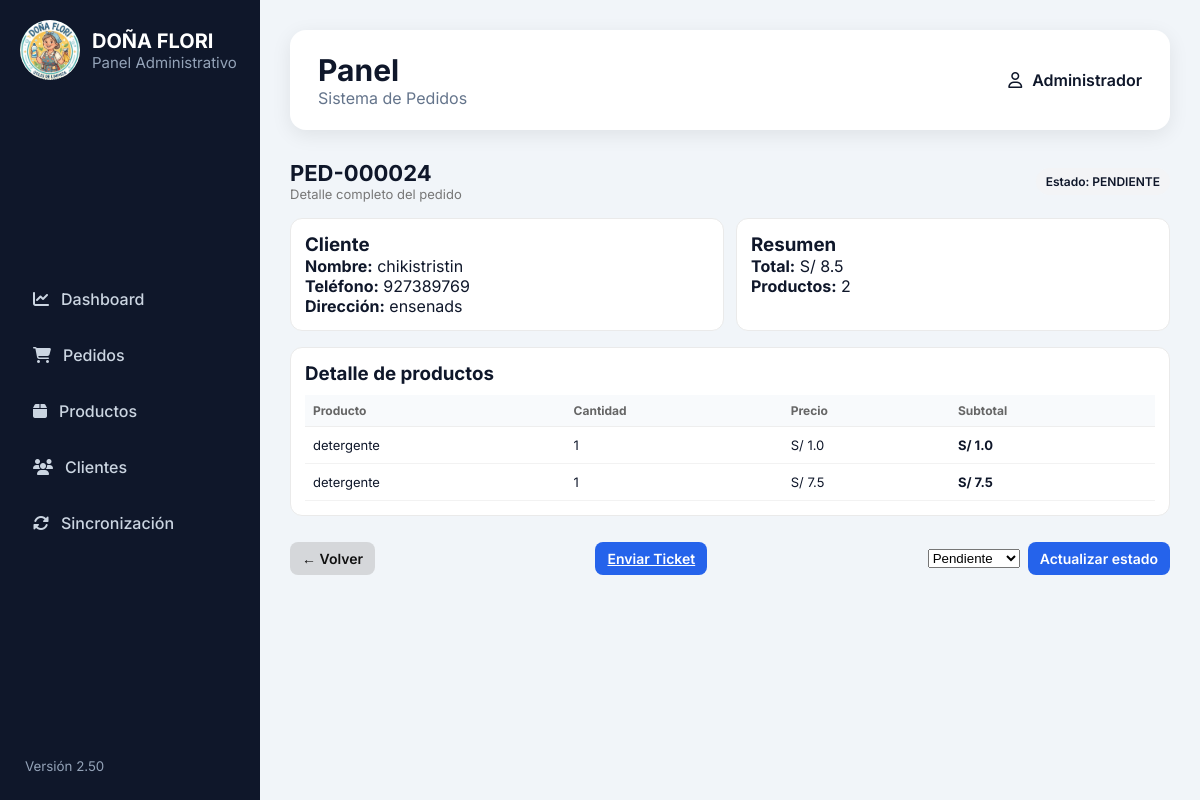
Page /admin/pedido/24 on the committed database.
### tables this page shows
CREATE TABLE pedidos(

            id INTEGER PRIMARY KEY AUTOINCREMENT,

            numero TEXT UNIQUE,

            cliente_id INTEGER,

            fecha TEXT,
                   
            estado TEXT,

            subtotal REAL,

            delivery REAL DEFAULT 0,

            descuento REAL DEFAULT 0,

            total REAL,


            observaciones TEXT,

            fecha_actualizacion TEXT,

            usuario TEXT, tipo_pago TEXT DEFAULT 'Efectivo',

            FOREIGN KEY(cliente_id)
            REFERENCES clientes(id)

        );

CREATE TABLE clientes(

            id INTEGER PRIMARY KEY AUTOINCREMENT,

            nombre TEXT NOT NULL,

            telefono TEXT UNIQUE,

            direccion TEXT,

            referencia TEXT,

            fecha_registro TEXT DEFAULT CURRENT_TIMESTAMP,

            ultima_compra TEXT,

            activo INTEGER DEFAULT 1                   
        );

CREATE TABLE detalle_pedido(

            id INTEGER PRIMARY KEY AUTOINCREMENT,

            pedido_id INTEGER,

            producto_codigo TEXT,

            producto TEXT,

            marca TEXT,

            presentacion TEXT,

            cantidad INTEGER,

            precio_unitario REAL,

            subtotal REAL,

            FOREIGN KEY(pedido_id)
            REFERENCES pedidos(id)

        );

### app.py (the view)
@app.route("/admin/pedido/<int:pedido_id>")
def admin_detalle_pedido(pedido_id):
    pedido = obtener_pedido_completo(pedido_id)
    return render_template(
        "admin/detalle_pedido.html",
        pedido=pedido
    )

### services/database_service.py (called while the page is built)
def conectar():
    conexion = sqlite3.connect(DATABASE)
    conexion.row_factory = sqlite3.Row
    return conexion

### services/pedido_service.py (called while the page is built)
def obtener_pedido_detalle(pedido_id):
    conn = conectar()
    cursor = conn.cursor()
    cursor.execute("""
        SELECT

            producto_codigo,
            producto,
            marca,
            presentacion,
            cantidad,
            precio_unitario,
            subtotal

        FROM detalle_pedido

        WHERE pedido_id = ?

        ORDER BY id
    """, (pedido_id,))
    rows = cursor.fetchall()
    conn.close()
    detalle = []
    for row in rows:
        detalle.append({
            "codigo": row["producto_codigo"],
            "producto": row["producto"],
            "marca": row["marca"],
            "presentacion": row["presentacion"],
            "cantidad": row["cantidad"],
            "precio_unitario": row["precio_unitario"],
            "subtotal": row["subtotal"]
        })
    return detalle

### templates/admin/detalle_pedido.html (shortened to what this page needs)
{% extends "admin/base_admin.html" %}
{% block content %}
<div class="erp-container">
    <div class="erp-header">
        <div>
            <h1 class="erp-title">{{ pedido.numero }}</h1>
            <p class="erp-subtitle">Detalle completo del pedido</p>
        </div>
        <div class="badge-status">
            Estado: {{ pedido.estado }}
        </div>
    </div>
    <div class="erp-grid">
        <div class="erp-card">
            <h3>Cliente</h3>
            <p><strong>Nombre:</strong> {{ pedido.cliente.nombre }}</p>
            <p><strong>Teléfono:</strong> {{ pedido.cliente.telefono }}</p>
            <p><strong>Dirección:</strong> {{ pedido.cliente.direccion }}</p>
        </div>
        <div class="erp-card">
            <h3>Resumen</h3>
            <p><strong>Total:</strong> S/ {{ pedido.total }}</p>
            <p><strong>Productos:</strong> {{ pedido.detalle|length }}</p>
        </div>
    </div>
    <div class="erp-card full">
        <h3>Detalle de productos</h3>
        <table class="erp-table">
            <thead>
                <tr>
                    <th>Producto</th>
                    <th>Cantidad</th>
                    <th>Precio</th>
                    <th>Subtotal</th>
                </tr>
            </thead>
            <tbody>
                {% for item in pedido.detalle %}
                <tr>
                    <td>{{ item.producto }}</td>
                    <td>{{ item.cantidad }}</td>
                    <td>S/ {{ item.precio_unitario }}</td>
                    <td><strong>S/ {{ item.subtotal }}</strong></td>
                </tr>
                {% endfor %}
            </tbody>
        </table>
    </div>
    <div class="erp-actions">
        <a href="/admin/pedidos" class="btn-secondary">
            ← Volver
        </a>
        <a href="/admin/ticket/{{ pedido.id }}"
        class="btn-primary">
            Enviar Ticket
        </a>
    <div class="erp-status-update">
        <form method="POST" action="/admin/pedido/{{ pedido.id }}/estado">
            <select name="estado" class="input">
                <option value="PENDIENTE"
                {% if pedido.estado=="PENDIENTE" %}selected{% endif %}>
                    Pendiente
                </option>
            </select>
            <button class="btn-primary" type="submit">
                Actualizar estado
            </button>
        </form>
    </div>
</div>
{% endblock %}

### static/css/admin.css (style rules this page uses)
:root { --sidebar:#0f172a; --sidebar-hover:#1e293b; --sidebar-active:#2563eb; --background:#f1f5f9; --card:#ffffff; --text:#0f172a; --text-light:#64748b; --border:#e2e8f0; --shadow:0 5px 20px rgba(0,0,0,.08); --radius:16px; }
* { margin:0; padding:0; box-sizing:border-box; }
body { font-family:"Inter",sans-serif; background:var(--background); color:var(--text); }
table { width:100%; border-collapse:collapse; }
thead { background:#f8fafc; }
th { text-align:left; padding:15px; }
td { padding:15px; border-top:1px solid var(--border); }
table tbody tr { transition:.2s; }
.erp-container { display: flex; flex-direction: column; gap: 16px; }
.erp-header { display: flex; justify-content: space-between; align-items: center; }
.erp-title { font-size: 22px; font-weight: 700; }
.erp-subtitle { font-size: 13px; color: #777; }
.badge-status { background: #f3f4f6; padding: 6px 10px; border-radius: 999px; font-size: 12px; font-weight: 600; }
.erp-grid { display: grid; grid-template-columns: 1fr 1fr; gap: 12px; }
.erp-card { background: #fff; border: 1px solid #eaeaea; border-radius: 12px; padding: 14px; }
.erp-card.full { grid-column: 1 / -1; }
.erp-table { width: 100%; border-collapse: collapse; margin-top: 10px; }
.erp-table th { text-align: left; font-size: 12px; color: #666; border-bottom: 1px solid #eee; padding: 8px; }
.erp-table td { padding: 10px 8px; border-bottom: 1px solid #f2f2f2; font-size: 13px; }
.erp-actions { display: flex; justify-content: space-between; align-items: center; margin-top: 10px; gap: 10px; }
.erp-status-update form { display: flex; gap: 8px; align-items: center; }
.btn-primary { background:#2563eb; color:white; border:none; padding:8px 12px; border-radius:8px; cursor:pointer; transition:.2s; font-weight:600; font-size: 14px; font-family: "Inter", sans-serif; }
.btn-secondary { background: #a7a8a862; color: #111; padding: 8px 12px; border-radius: 8px; text-decoration: none; font-size: 14px; font-weight: 600; font-family: "Inter", sans-serif; }

### rows in the picture
pedidos: numero "PED-000024", estado "PENDIENTE", total "8.5", estado "Pendiente"
clientes: cliente.nombre "chikistristin", cliente.telefono "927389769", cliente.direccion "ensenads"
detalle_pedido: producto "detergente", cantidad "1", precio_unitario "1.0", subtotal "1.0"
detalle_pedido: producto "detergente", cantidad "1", precio_unitario "7.5", subtotal "7.5"

### other values in the picture
{{ pedido.detalle|length }} "2"
